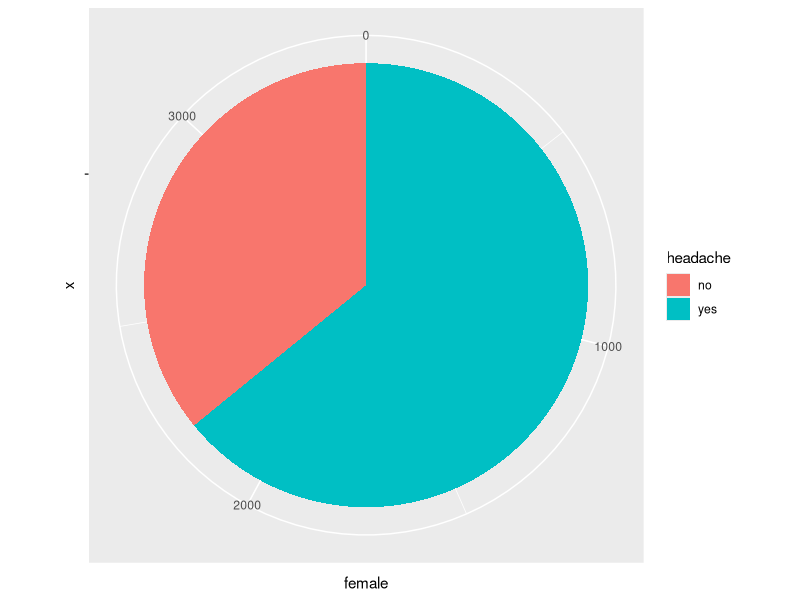
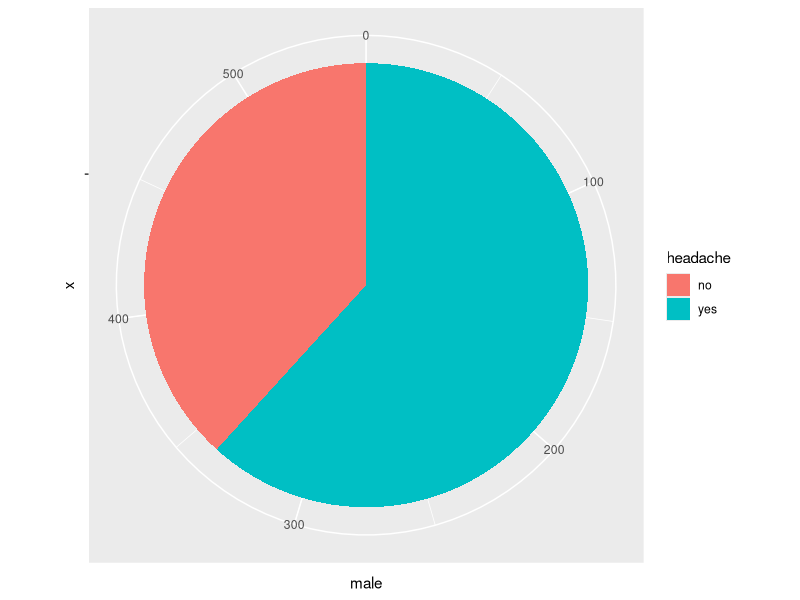
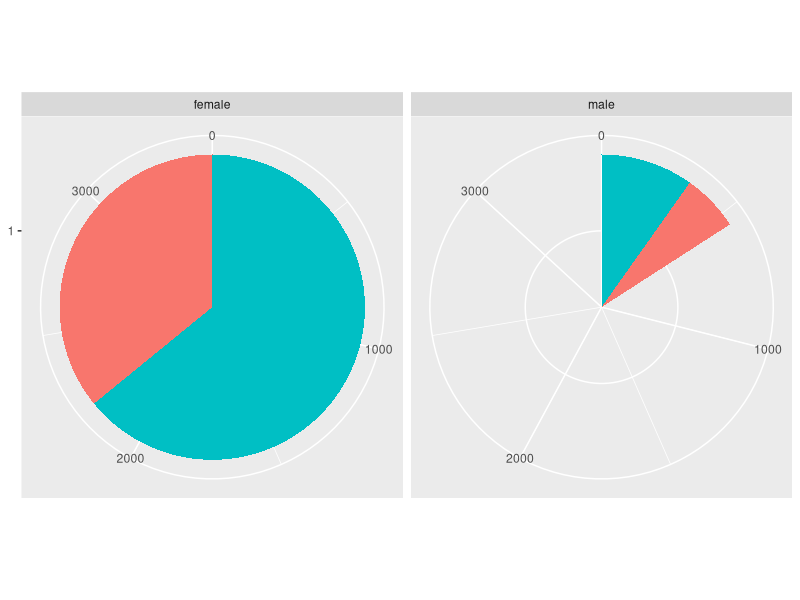
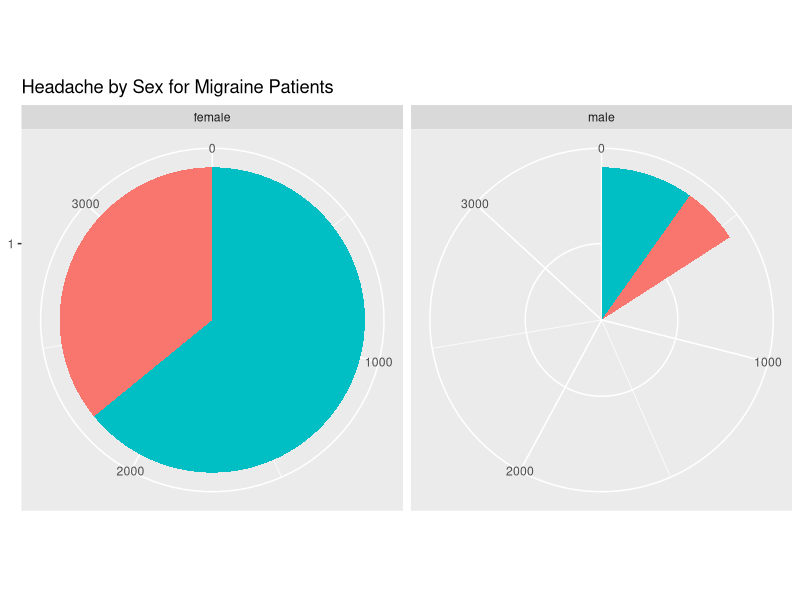

Write the R code that produced these figures, in order.
# Importing the library
library(ggplot2)


# Reading the file
migraine <- read.csv(file = 'G15dataset_KosteckiDillon.csv')

# Printing the data
head(migraine)

# Use reshape2
library(dplyr)

viz1_pre <- migraine %>%
  count(headache, sex, sort = TRUE) 

head(viz1_pre)

library(tidyr)

viz1_final <-viz1_pre %>% spread(sex,n)
head(viz1_final)

bp<- ggplot(viz1_final, aes(x="", y=female, fill=headache))+
  geom_bar(width = 1, stat = "identity")
pie <- bp + coord_polar("y", start=0)
pie

bp2<- ggplot(viz1_final, aes(x="", y=male, fill=headache))+
  geom_bar(width = 1, stat = "identity")
pie2 <- bp2 + coord_polar("y", start=0)
pie2

p = ggplot(viz1_pre, aes(x = factor(1), y = n, fill = factor(headache))) + 
  geom_bar(stat = "identity", width = 1) + 
  theme(legend.position = "none") +
  scale_x_discrete(NULL, expand = c(0,0)) +
  scale_y_continuous(NULL, expand = c(0,0)) + 
  coord_polar(theta = "y") +
  facet_wrap(~sex)
p
p <- p + ggtitle("Headache by Sex for Migraine Patients") + xlab("") + ylab("Sex") # Adds titles

p <- p + facet_grid(facets=. ~ sex) # Side by side bar chart

p <- p + coord_polar("y") # side by side pie chart
p

